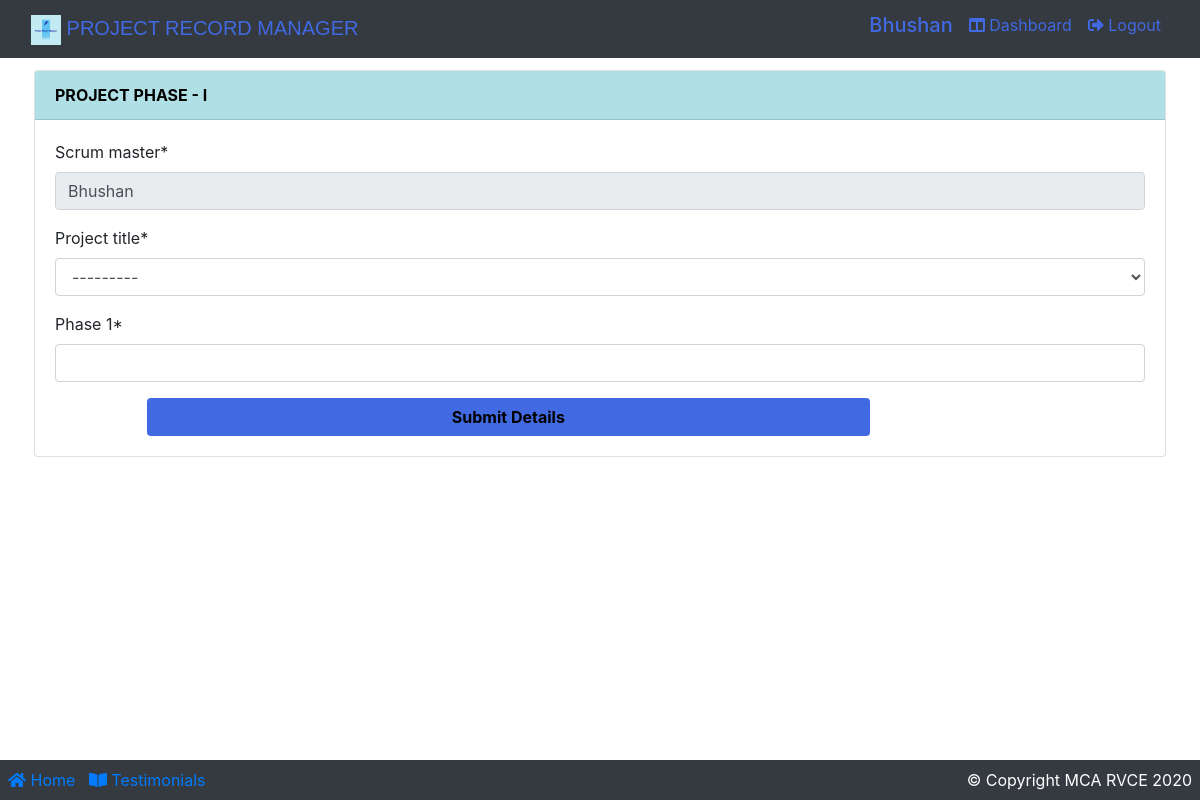
The page /projectphase1/ (signed in) on the database as committed earlier.
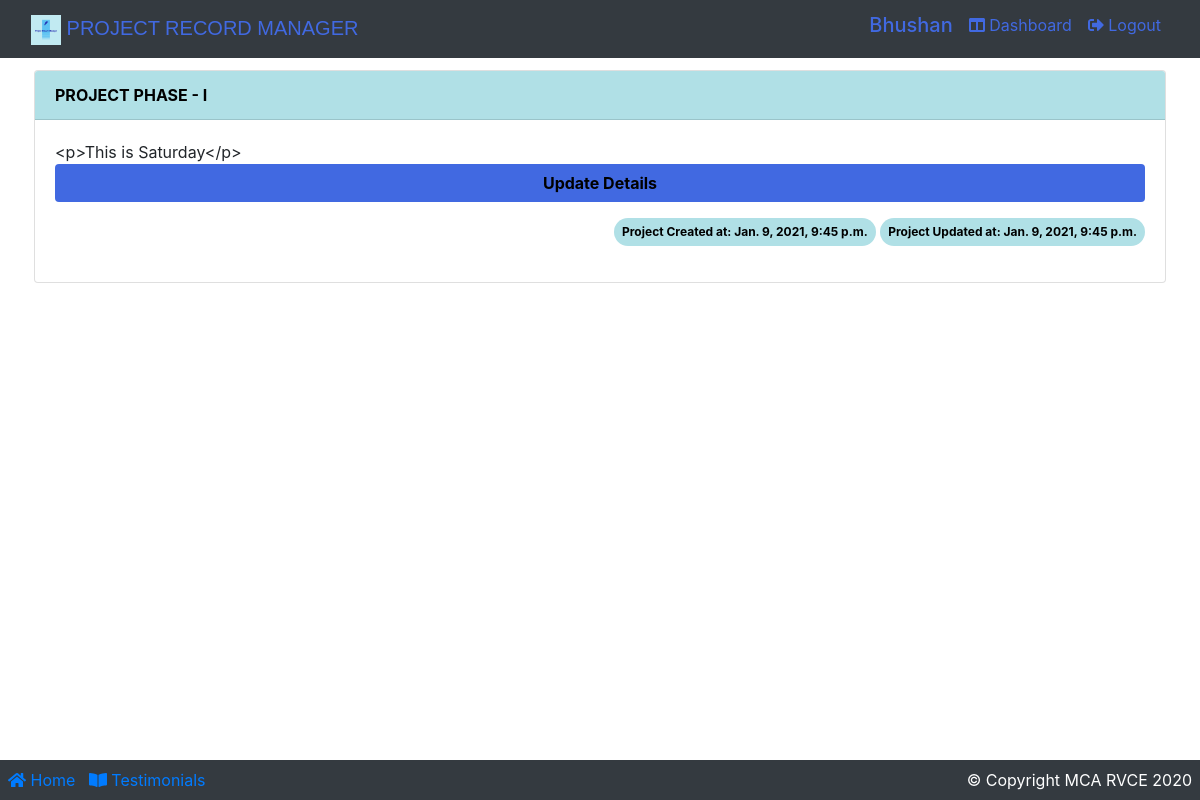
The same page on the database as committed later.
### app/models.py (models this page shows, shortened)
class CustomUser(AbstractBaseUser, PermissionsMixin):
    username = None
    first_name = None
    last_name = None
    admin = models.BooleanField(default=False)
    active = models.BooleanField(default=True)
    staff = models.BooleanField(default=False)
    isstudent = models.BooleanField(default=False)
    isfaculty = models.BooleanField(default=False)
    student_available = models.BooleanField(default=False)
    faculty_available = models.BooleanField(default=False)
    email = models.EmailField(_('email address'), unique=True)
    USERNAME_FIELD = 'email'
    REQUIRED_FIELDS = []
    name = models.CharField(max_length=100)
    created_at = models.DateTimeField(auto_now_add=True)
    updated_at = models.DateTimeField(auto_now=True)
    objects = UserManager()
    @property
    def is_active(self):
        return self.active
    @property
    def is_student(self):
        return self.isstudent
    @property
    def is_faculty(self):
        return self.isfaculty

class ProjectPhase1(models.Model):
    scrum_master = models.CharField(max_length=100, default="scrum master")
    project_title = models.ForeignKey(
        Team, on_delete=models.CASCADE, null=True)
    phase1 = HTMLField()
    created_at = models.DateTimeField(auto_now_add=True)
    updated_at = models.DateTimeField(auto_now=True)
    def __str__(self):
        return str(self.project_title) + "phase1"

### app/views.py (the view)
# urls.py: path('projectphase1/', views.projectPhase1Creation, name="projectphase1"),
def projectPhase1Creation(request):
    needToUpdate = False
    needToUpdateidt = False
    queryset2 = Team.objects.filter(owner=(request.user.name + " " + request.user.email))
    queryset3 = Team.objects.filter(partner=request.user.id)
    idTitle = ""
    if queryset2:
        for data in queryset3 or queryset2:
            idTitle = int(data.id)
    if queryset3:
        for data in queryset3 or queryset2:
            idTitle = int(data.id)
    queryset = ProjectPhase1.objects.filter(scrum_master=request.user.name)
    idt = ProjectPhase1.objects.filter(project_title=idTitle)
    print("==> idt ", idt)
    count = 0
    c1 = 0
    if queryset:
        for data in queryset:
            proj_title = data.project_title
            print("title from Project Syp when come from user.id", data.project_title)
            if data:
                count = count + 1
            if count == 1:
                needToUpdate = True
    if idt:
        for data in idt:
            proj_title = data.project_title
            print("title from Project when title comes from team", data.project_title)
            if data:
                c1 = c1 + 1
            if c1 == 1:
                needToUpdateidt = True
    print(count, c1)
    print(needToUpdate, needToUpdateidt)
    if request.method == 'POST':
        form1 = ProjectPhase1Form(request.POST, request.FILES)
        if form1.is_valid():
            form1.save()
            project_title = form1.cleaned_data.get('project_title')
            messages.success(request, f'Phase-I created for {project_title}.')
            return redirect('projectphase1')
    else:
        form1 = ProjectPhase1Form()
    return render(request, 'project/project_phase1.html',
                  {'form1': form1, 'needToUpdate': needToUpdate, 'queryset': queryset,
                   'idt': idt,
                   "needToUpdateidt": needToUpdateidt})

### app/forms.py
class ProjectPhase1Form(forms.ModelForm):
    phase1 = forms.CharField(
        label="Phase 1", widget=TinyMCE(attrs={'cols': 50, 'rows': 10, "class": "form-control",
                                               "placeholder": "Phase 1 details"}))
    class Meta:
        model = ProjectPhase1
        fields = ['id', 'scrum_master', 'project_title', 'phase1']

### app/models.py (called while the page is built)
    def __str__(self):
        return self.name + ' ' + self.email

    def __str__(self):
        return self.name + ' ' + self.email

    def __str__(self):
        return str(self.title) + ", Student1:  " + str(self.owner) + ", student2:  " + str(
            self.partner) + ", Guide:  " + str(self.guide)

### templates/project/project_phase1.html (shortened to what this page needs)
{% extends 'base.html' %}
{% load static %}
{% load crispy_forms_tags %}
{% block content %}
    <div class="container p-1">
        <div class="card mt-2">
            <div class="card-header font-weight-bold" style="background:powderblue; color:black;">
                PROJECT PHASE - I
            </div>
            <div class="card-body">
                {% if needToUpdate == False %}
                    <form action="{% url 'projectphase1' %}" method="POST" enctype="multipart/form-data">
                        <div class="form-row">
                            <div class="form-group col-md-12 mb-0">
                                <div id="div_id_scrum_master" class="form-group">
                                    <label for="id_scrum_master" class=" requiredField">
                                        Scrum master<span class="asteriskField">*</span>
                                    </label>
                                    <div class="">
                                        <input type="text" name="scrum_master" value="{{ user.name }}" maxlength="100"
                                               class="textinput textInput form-control"
                                               id="id_scrum_master" readonly>
                                    </div>
                                </div>
                            </div>
                        </div>
                        <div class="form-row">
                            <div class="form-group col-md-12 mb-0">
                                {{ form1.project_title|as_crispy_field }}
                            </div>
                        </div>
                        <div class="form-row">
                            <div class="form-group col-md-12 mb-0">
                                {{ form1.phase1|as_crispy_field }}
                            </div>
                        </div>
                        <div class="form-row">
                            <div class="form-group col-md-8 mb-0 offset-1">
                                <button type="submit" class="btn btn-block font-weight-bold"
                                        style="background: royalblue;color: black; ">Submit Details
                                </button>
                            </div>
                        </div>
                    </form>
                {% else %}
                    {% for data in queryset %}
                        {{ data.phase1 }}
                        <a href="{% url 'updatePhase1' data.id %}" class="btn btn-block font-weight-bold"
                           style="background: royalblue;color: black; ">Update Details
                        </a>
                        <div class="container text-right m-2 p-2">
                            <span class="badge badge-info badge-pill p-2 font-weight-bolder" style="background:powderblue; color:black;">Project Created at: {{ data.created_at }}</span>
                            <span class="badge badge-info badge-pill p-2 font-weight-bolder" style="background:powderblue; color:black;">Project Updated at: {{ data.updated_at }}</span>
                        </div>
                    {% endfor %}
                {% endif %}
            </div>
        </div>
    </div>
{% endblock %}

### templates/base.html (shortened to what this page needs)
{% load static %}
<!DOCTYPE html>
<html lang="en">
<head>
    <link rel="stylesheet" href="{% static 'css/bootstrap.css' %}"/>
    <link rel="stylesheet" href="{% static 'css/main.css' %}"/>
    <link href="https://cdn.datatables.net/1.10.20/css/dataTables.bootstrap4.min.css" rel="stylesheet"
/>
    <link rel="stylesheet" href="https://use.fontawesome.com/releases/v5.6.3/css/all.css"/>
</head>
<body>
<nav class="navbar navbar-expand-lg bg-dark navbar-dark">
    <div class="container-fluid">
        <div class="navbar-header">
            <a class="navbar-brand" href="{% url 'index' %}"
               style="text-decoration: none; color:royalblue; font-family: Verdana, Geneva, Tahoma, sans-serif;">
                <img src="{% static 'images/logo/logo2.png' %}" alt="logo" width="30px" class="img img-fluid"/>
                PROJECT RECORD MANAGER</a>
        </div>
        <div class="collapse navbar-collapse justify-content-end" id="navbarSupportedContent">
            <ul class="nav navbar-nav">
                <li class="nav-item mr-3">
                    {% if request.user.is_student %}
                        <h5 style="text-decoration: none; color:royalblue;">{{ user.name }}</h5>
                    {% endif %}
                </li>
                <li class="nav-item">
                    {% if request.user.is_student %}
                        <li class="nav-item">
                            <a class="mr-3" href="{% url 'studentDashboard' %}"
                               style="text-decoration: none; color:royalblue;">
                                <span class="fas fa-columns"></span>&nbsp;Dashboard
                            </a>
                        </li>
                    {% endif %}
                {% if request.user.is_authenticated %}
                    <a class="mr-2" href="{% url 'logout' %}" style="text-decoration: none; color:royalblue;">
                        <span class="fas fa-sign-out-alt"></span>&nbsp;Logout
                    </a>
                    </li>
                {% endif %}
            </ul>
        </div>
    </div>
</nav>
{% block content %}
{% endblock %}
<br>
<footer class="container-fluid bg-dark p-2 fixed-bottom">
    <div class="row">
        <div class="col-md-6">
            <a href="{% url 'index' %}"><span class="fas fa-home"></span>&nbsp;Home</a> &nbsp;
            <a href="#"><span class="fas fa-book-open"></span>&nbsp;Testimonials</a>
        </div>
        <div class="col-md-6 text-right text-white">
            <span>© Copyright MCA RVCE 2020</span>
        </div>
    </div>
</footer>
</body>
</html>

Rows that differ between the two databases and show on the page:
changed CustomUser "Bhushan": scrum_master "Bhushan" → (not shown)
added ProjectPhase1: phase1 "<p>This is Saturday</p>", created_at "Jan. 9, 2021, 9:45 p.m.", updated_at "Jan. 9, 2021, 9:45 p.m."
Other text that changed with them:
form field project_title: "---------" → (not shown)
text no longer shown: "Scrum master * Project title * Phase 1 * Submit Details"
